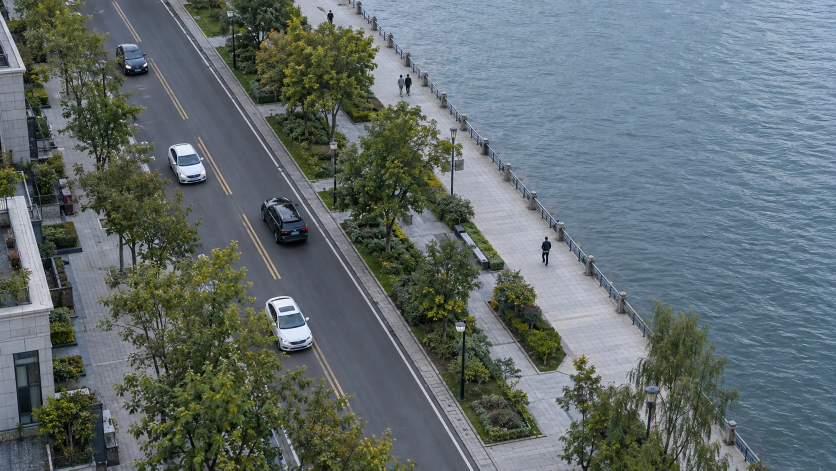
#> input picture website/dist/assets/waterfront.webp, 1672 x 941 px, given in place of f005.png, which was not available (shown at 1/2 size)
$ python camera_motion.py ../../website/dist/assets 5 5 5
#> lines starting #> are read from the running program, lines starting #| are printed output that depends on the picture; pictures that were not available may be replaced by others from this repository, and a replacement may not be noted
"""Estimate the camera's image motion between frames of a clip.

The demo overlays are all screen-space, so a ground region can only be drawn
correctly if the camera's own motion is known. This measures it on the static
upper band of the frame (buildings, car park, distant hills) with FFT phase
correlation for the translation and a radial-spectrum ratio for the scale.

usage: camera_motion.py <frameDir> <refFrame> [first] [last]
prints "t=<sec> dx=<px> dy=<px> scale=<f>" relative to the reference frame
"""
import sys
from pathlib import Path

import numpy as np
from PIL import Image

BAND = (0.02, 0.24, 0.56, 0.56)  # left, top, right, bottom in normalized frame coordinates


def band(path: Path) -> np.ndarray:
    image = Image.open(path).convert("L")
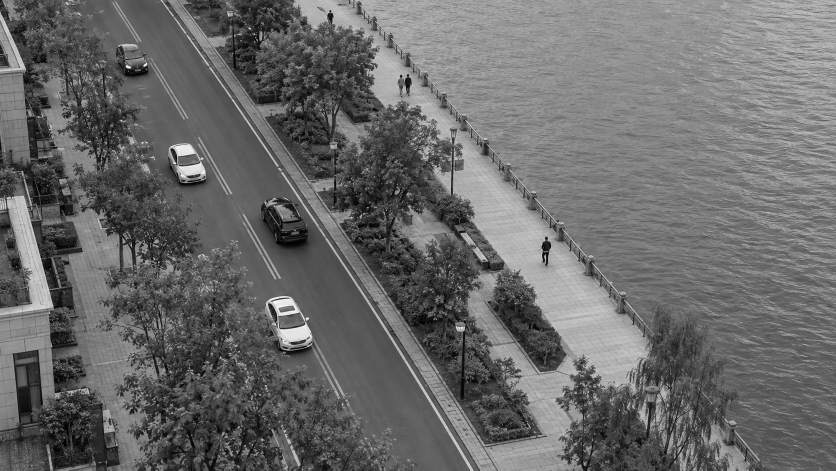
#> image: PIL image 1672x941 L (shown at 1/2 size); min 0, max 255, mean 105.6
    width, height = image.size
#> width = 1672; height = 941
    l, t, r, b = BAND
    crop = image.crop((int(width * l), int(height * t), int(width * r), int(height * b)))
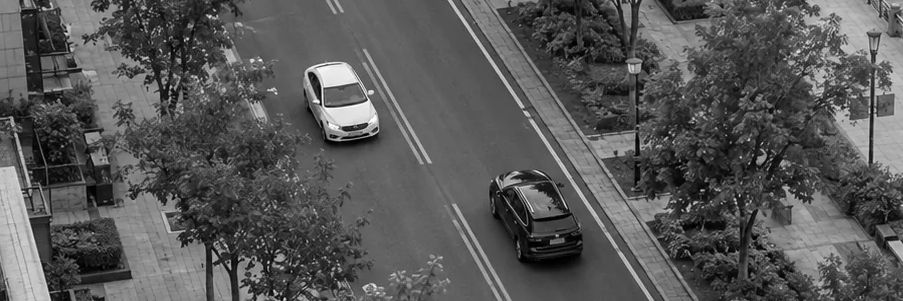
#> crop: PIL image 903x301 L; min 0, max 255, mean 87.6
    # Strong downsample: correlation only needs the gross motion, not detail.
    return np.asarray(crop.resize((max(8, crop.width // 4), max(8, crop.height // 4)), Image.LANCZOS)).astype(np.float64)
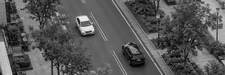
#> returned value: shape (75, 225) float64; min 0, max 245, mean 87.6


def phase_shift(a: np.ndarray, b: np.ndarray) -> tuple[float, float]:
    """Shift that maps a onto b, in band pixels (positive x = content moved right)."""
    window = np.outer(np.hanning(a.shape[0]), np.hanning(a.shape[1]))
    fa = np.fft.fft2(a * window)
    fb = np.fft.fft2(b * window)
    cross = fb * np.conj(fa)
    magnitude = np.abs(cross)
    cross /= np.where(magnitude > 1e-9, magnitude, 1.0)
    peak = np.fft.ifft2(cross).real
    index = np.unravel_index(np.argmax(peak), peak.shape)
    shifts = []
    for axis in (0, 1):
        centre_index = index[axis]
        value = centre_index
        if value > peak.shape[axis] // 2:
            value -= peak.shape[axis]
        # Parabolic refinement around the peak.
        centre = peak[index]
        l = peak[(centre_index - 1) % peak.shape[axis], index[1 - axis]] if axis == 0 else peak[index[0], (centre_index - 1) % peak.shape[1]]
        r = peak[(centre_index + 1) % peak.shape[axis], index[1 - axis]] if axis == 0 else peak[index[0], (centre_index + 1) % peak.shape[1]]
        denom = float(l) - 2 * float(centre) + float(r)
        sub = 0.5 * (float(l) - float(r)) / denom if abs(denom) > 1e-12 else 0.0
        shifts.append(value + sub)
    return shifts[1], shifts[0]  # (dx, dy)


def radial_scale(a: np.ndarray, b: np.ndarray) -> float:
    """Ratio a:b in apparent size, from the radial power spectrum."""
    def profile(x: np.ndarray) -> np.ndarray:
        spectrum = np.abs(np.fft.fftshift(np.fft.fft2(x * np.outer(np.hanning(x.shape[0]), np.hanning(x.shape[1])))))
        rows, cols = spectrum.shape
#> rows = 75; cols = 225
        cy, cx = rows // 2, cols // 2
#> cy = 37; cx = 112
        yy, xx = np.indices(spectrum.shape)
        radius = np.sqrt((yy - cy) ** 2 + (xx - cx) ** 2).astype(int)
        total = np.bincount(radius.ravel(), spectrum.ravel())
#> total = 118 values, max 1221420.3 at index 1, min 3093.4 at index 116, mean 129944.6
        count = np.bincount(radius.ravel())
        return total / np.maximum(count, 1)

    pa, pb = profile(a), profile(b)
#> pa = 118 values, max 365274.8 at index 0, min 110.5 at index 116, mean 5620.4; pb has the same summary as pa
    radii = np.arange(6, min(len(pa), len(pb)) // 2)
#> radii = 53 values from 6 to 58
    ratio = np.sum(pb[radii]) / max(np.sum(pa[radii]), 1e-9)
#> ratio = 1
    return float(ratio) ** 0.5


def main() -> int:
    frame_dir = Path(sys.argv[1])
    ref = int(sys.argv[2])
    first = int(sys.argv[3]) if len(sys.argv) > 3 else 1
    last = int(sys.argv[4]) if len(sys.argv) > 4 else 144
    reference = band(frame_dir / f"f{ref:03d}.png")
    scale_ref = radial_scale(reference, reference) or 1.0
#> scale_ref = 1
    for index in range(first, last + 1):
        if index == ref:
            continue
        if index % 6 and index != last:
            continue
        current = band(frame_dir / f"f{index:03d}.png")
        dx, dy = phase_shift(reference, current)
        ratio = (radial_scale(reference, current) or 1.0) / scale_ref
        print(
            f"t={(index - 1) / 24:5.2f} dx={dx * 4:8.2f} dy={dy * 4:8.2f} "
            f"scale={ratio:.4f} -> px_per_pct: {(ratio - 1) * 100:+.2f}"
        )
    return 0


if __name__ == "__main__":
    sys.exit(main())
#> (the program exits here)
